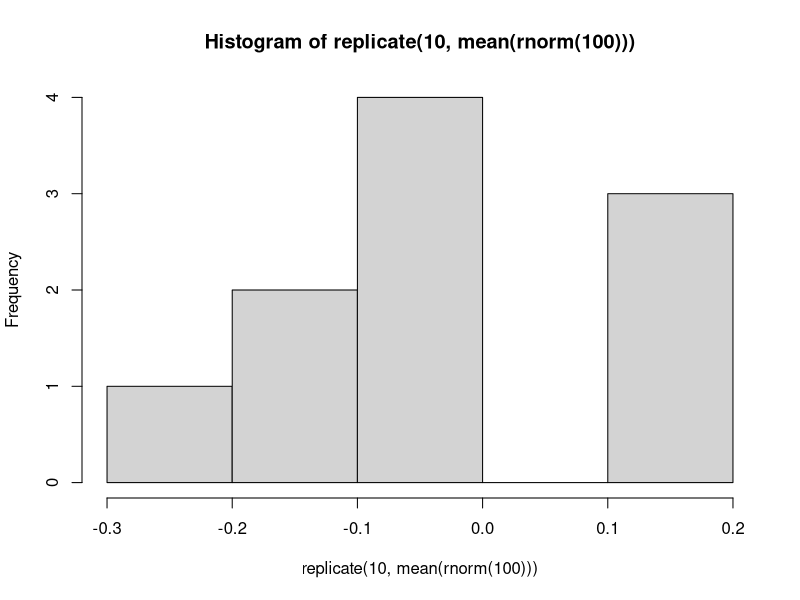
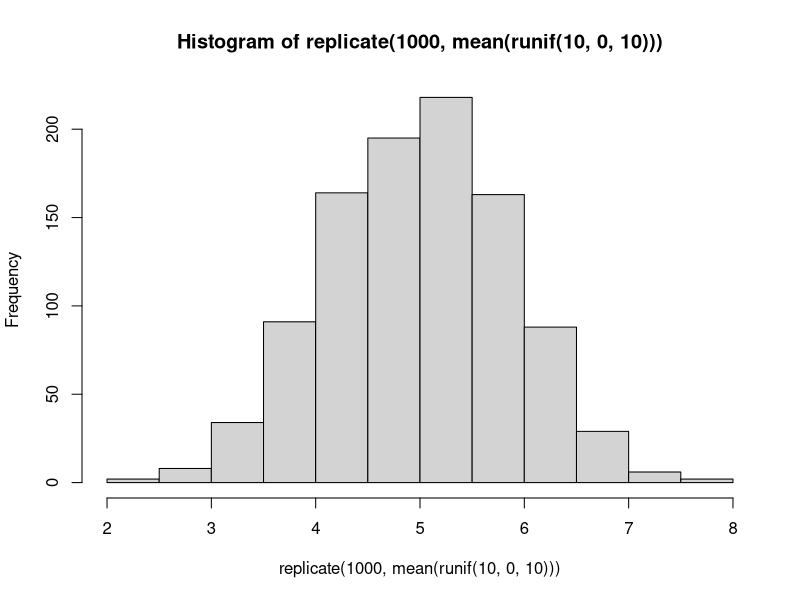
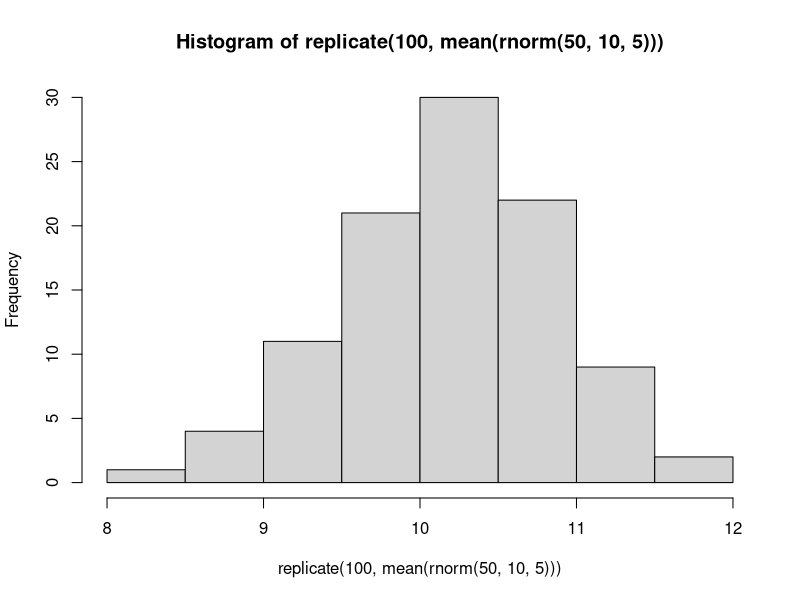
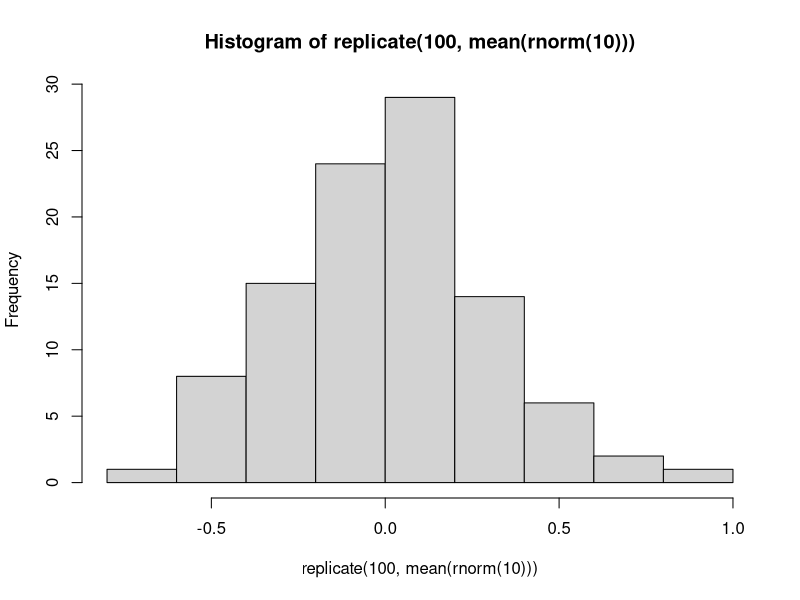
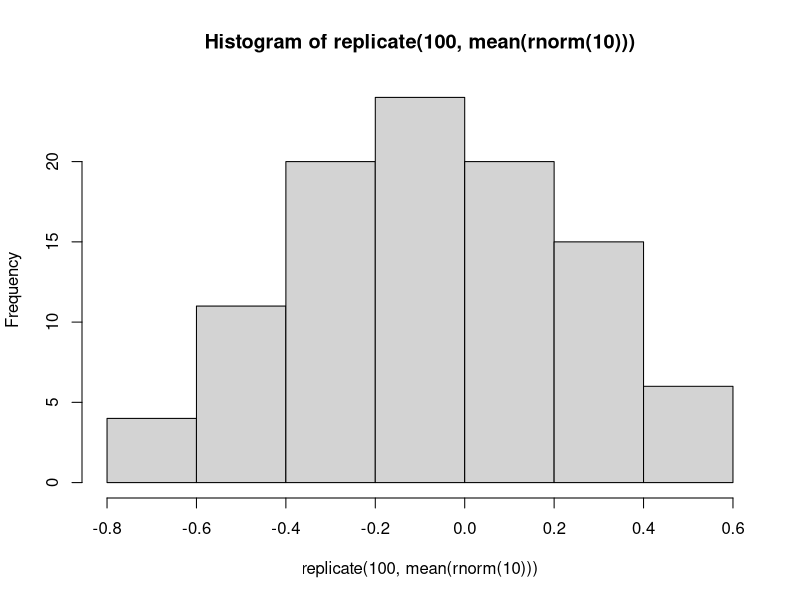
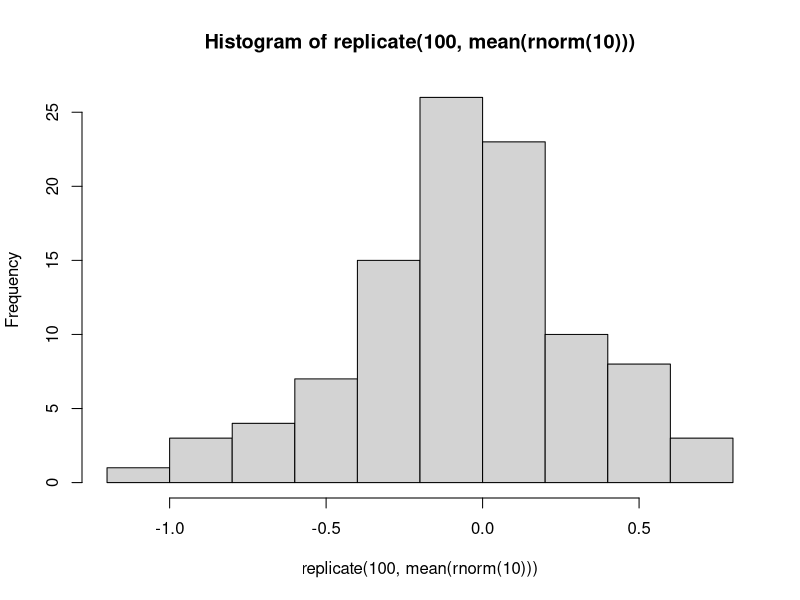
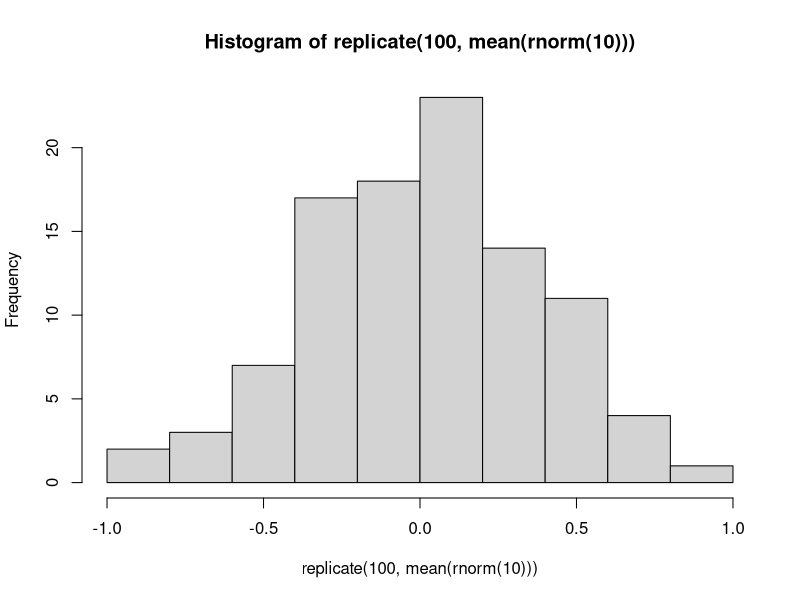
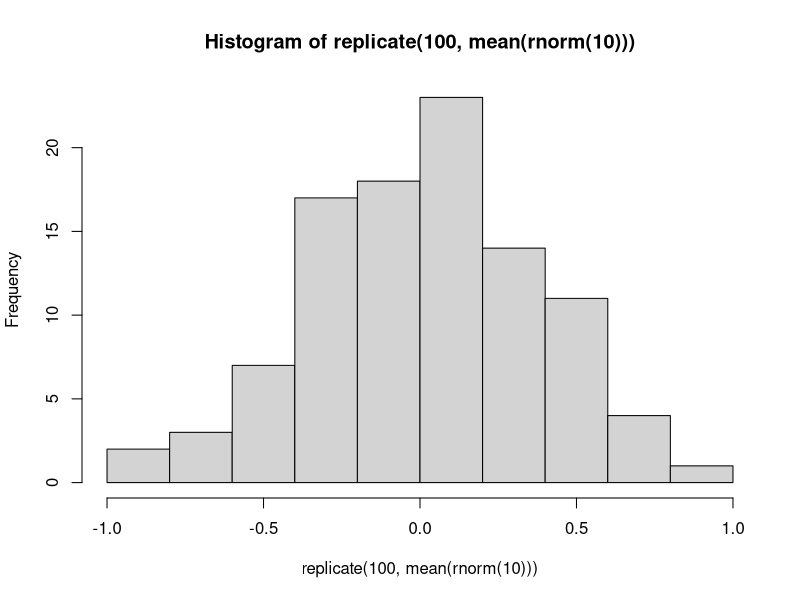

Recreate these plots in R, in order.
###############################################################################################################
# This R script contains                                                                                      #
#  - the examples shown in the step-by-step workshop pages                                                    #
#    (for you to run line-by-line to observe the outcome, or to modify and play with)                         #
#  - space called 'YOUR TURN' for you to write your own code to answer the exercices from the workshop pages  #
#  - a possible solution to those exercices (indented)                                                        #
###############################################################################################################

#~~~~~~~~~ Random Numbers Generators and sampling theory -----

# sample 

## x is a sequence
x <- 1:10
x
?sample # default: replace = FALSE
sample(x)
sample(x, replace = TRUE)
sample(letters, size = 10)
sample(x, size = 100, replace = TRUE)

## x is a vector of combined values
x <- c(1,5,8)
x
sample(x, size = 6, replace = TRUE)




# YOUR TURN: generate random numbers
## Sample 100 values between 3 and 103 with replacement









    ### possible solutions
    x <- 3:103
    sample(x, 100, replace=TRUE)



# random number generator drawing from specific distributions
?runif  # runif(n, min, max) 
?rpois  # rpois(n, lambda) 
?rnorm  # rnorm(n, mean, sd) 
?rbinom # rbinom(n, prob)	



# YOUR TURN: generate random numbers
## Draw 100 values from a normal distribution with a mean of 0 and a sd of 1


    
    
    
    
    
    

    ### possible solutions
    rnorm(n=100, mean=0, sd=1)
    rnorm(100,0,1) # you do not need to label the arguments if you provide them in their default order
    rnorm(100) # if you sample from a normal distribution with a mean of 0 and a sd of 1, you do not need to provide them, they are the defaults

## Draw 50 values from a normal distribution with a mean of 10 and sd of 5


    
    
    
    
    
    

    ### possible solutions
    rnorm(50, 10, 5) 
    rnorm(sd=5, mean=10, n=50) # if you do not know what order is the default, label your arguments and input them in the order you want!

## Draw 1000 values from a poisson distribution with a lambda of 50


    
    
    
    
    
    

    ### possible solutions
    rpois(n=1000, lambda=50)
    rpois(1000, 50)

## Draw 30 values from a uniform distribution between 0 and 10


    
    
    
    


    ### possible solutions
    runif(n=30, min=0, max=10)
    runif(30, 0, 10)




# repeat 
?replicate # replicate(n, expression)
rnorm(10)
mean(rnorm(10))
replicate(10,rnorm(10))
replicate(10, mean(rnorm(100)))
hist(replicate(10, mean(rnorm(100))))

# YOUR TURN: generate random numbers, repeat, and plot
## Replicate 1000 times the mean of 10 values drawn from a unifrom distribution between 0 and 10  









    ### possible solutions
    replicate (1000, mean(runif(10, 0, 10)))
    hist(replicate (1000, mean(runif(10, 0, 10))))


## Replicate 100 times the mean of 50 values drawn from a normal distribution of mean 10 and standard deviation 5  




    
    
    
    
    
    
    ### possible solutions
    replicate (100, mean(rnorm(50, 10, 5)))
    hist(replicate (100, mean(rnorm(50, 10, 5))))



# set seed
hist(replicate(100, mean(rnorm(10))))
hist(replicate(100, mean(rnorm(10))))
hist(replicate(100, mean(rnorm(10))))

set.seed(10)
hist(replicate(100, mean(rnorm(10))))

set.seed(10)
hist(replicate(100, mean(rnorm(10))))


# defining sample size within a replication
## single random sample of normal distribution N(0,1) with n=10
set.seed(10)
x <- rnorm(10, mean=0, sd=1)
hist(x, breaks=10, col="grey", xlim=c(-4,4))
abline(v=0, col="red", lty=2, lwd=2)
abline(v=mean(x), col="blue", lwd=2)
par(xpd=TRUE) # turn off clipping of legend
legend(0.9,1.5, c("mean(x)", "0"), 
       lty=c(1, 2), 
       col=c("blue","red"))

## 24 sims of same distribution N(0,1) with n=10
set.seed(10)
x24 <- replicate(24, rnorm(10,0,1))
par(mfrow=c(3,8), mar=c(0,0,0,0))
x24Plot <- apply(x24,2,function(x){
               hist(x, col="grey", xlim=c(-5,5), ylim=c(0,7), breaks=c(-5:5),
                    main="", ylab="", xlab="", xaxt="n", yaxt="n")
               abline(v=mean(x), col="blue", lwd=2)
               abline(v=0, col="red", lty=2, lwd=2)
                })

## distribution of mu and sd from 24 sims N(0,1) with n=10
par(mfrow=c(1,2), mar=c(5,5,1,1))
hist(apply(x24, 2, mean), main="Mean",col="grey", xlim=c(-1,1))
abline(v=0, col="red", lty=2, lwd=2)
hist(apply(x24, 2, sd), main="SD",col="grey", xlim=c(0.6,1.4))
abline(v=1, col="red", lty=2, lwd=2)

## 24 sims of same distribution N(0,1) with n=1000
set.seed(10)
x24b <- replicate(24, rnorm(1000,0,1))
par(mfrow=c(3,8), mar=c(0,0,0,0))
x24bPlot <- apply(x24b,2,function(x){
               hist(x, col="grey", xlim=c(-5,5), ylim=c(0,500), breaks=c(-5:5),
                    main="", ylab="", xlab="", xaxt="n", yaxt="n")
               abline(v=mean(x), col="blue", lwd=2)
               abline(v=0, col="red", lty=2, lwd=2)
               })

## distribution of mu and sd from 24 sims N(0,1) with n=1000
par(mfrow=c(1,2), mar=c(5,5,1,1))
hist(apply(x24b, 2, mean), main="Mean",col="grey", xlim=c(-1,1))
abline(v=0, col="red", lty=2, lwd=2)
hist(apply(x24b, 2, sd), main="SD",col="grey", xlim=c(0.6,1.4))
abline(v=1, col="red", lty=2, lwd=2)

## distribution of mu and sd from 1000 sims N(0,1) with n=10
set.seed(10)
x1000 <- replicate(1000, rnorm(10,0,1))
par(mfrow=c(1,2), mar=c(5,5,1,1))
hist(apply(x1000, 2, mean), main="Mean",col="grey")
abline(v=0, col="red", lty=2, lwd=2)
hist(apply(x1000, 2, sd), main="SD",col="grey")
abline(v=1, col="red", lty=2, lwd=2)


#~~~~~~~~~ Functions -----

# writing a function
    ## function syntax:
    ## AwesomeFunctionName <- function(argument1, argument2,…){
    ##                                                         do stuff here
    ##                                                        }

# YOUR TURN: write a function that takes input "nrep", replicates (mean(rnorm(100))) nrep
# times, and draws a histogram of the results












    ### possible solutions
    #### step 1: the action
    mean(rnorm(100))
    #### step 2: replicate the action 1000 times
    replicate(1000, mean(rnorm(100)))
    #### step 3: plot the outcome of those simulations
    hist(replicate(1000, mean(rnorm(100))))
    #### step 4: replicate the action nrep time, with nrep defined outside the function
    nrep <- 1000
    replicate(nrep, mean(rnorm(100)))
    #### step 5: wrap it in a function:
    histrnorm100 <- function (nrep){
      hist(replicate(nrep, mean(rnorm(100))))
    }
    #### step 6: check that the function works
    histrnorm100(9)
    histrnorm100(1000)

    
# YOUR TURN: modify your function
## to draw a histogram of nrep mean(rnorm(n)), where n is another input






    
    
    
    
    
    
    

    
    
    ### possible solutions
    #### step 4: define parameters outside the function
    nrep <- 100
    n <- 10
    replicate(nrep, mean(rnorm(n)))
    #### step 5: wrap the action in a function:
    histrnorm_n <- function (nrep, n){
      hist(replicate(nrep, mean(rnorm(n))))
    }
    #### step 6: check that the function works
    histrnorm_n(10,10)
    histrnorm_n(10,100)
    histrnorm_n(100,100)
    histrnorm_n(1000,100)
    


#~~~~~~~~~ First simulation -----

# YOUR TURN: draw from the same normal distribution twice 
## and see if the sample differ from each other
## will they differ significantly in 5% of the nrep?
### Figure out how to do a t.test in R  
### Generate two vectors of 10 values drawn from N(0,1) and compare them with a t test  
### Figure out how to extract the p-value from that object (use `str` and your subsetting skills)
### Write a function simT that generates two vectors of n random normals, compare them with a t test and return the p-value  
### Repeat with nrep=20 and draw a histogram for n=10
### Repeat with nrep=100 and draw a histogram for n=10    
    
    
    
    
    
    
    
    
    
    
    
    
    
    

    
    ### possible solutions
    #### Figure out how to do a t.test in R
    ?t.test
    #### Generate two vectors of 50  N(0,1) 
    x1 <- rnorm(50,0,1)
    x2 <- rnorm(50,0,1)
    #### Compare them with a t test
    t.test(x1,x2)
    #### extract p value
    str(t.test(x1,x2))
    t.test(x1,x2)$p.value
    #### write function 
    simT <- function(n){
    x1 <- rnorm(n,0,1)
    x2 <- rnorm(n,0,1)
    t.test(x1, x2)$p.value 
    }
    #### test function
    simT(50)
    
    #### repeat function for n = 10 and for different nrep and plot
    par(mfrow=c(1,2))
    simTRep <- replicate(20, simT(10))
    hist(simTRep, col="grey", breaks=21, main = "nrep=20, n=10", xlab="pvalue")
    abline(v=0.05, lwd=2, lty=2, col="red")
    
    simTRep2 <- replicate(100, simT(10))
    hist(simTRep2, col="grey", breaks=21, main = "nrep=100, n=10", xlab="pvalue")
    abline(v=0.05, lwd=2, lty=2, col="red")
    
    #### repeat function for nrep = 1000 and various n
    par(mfrow=c(1,2))
    simTRep <- replicate(1000, simT(10))
    hist(simTRep, col="grey", breaks=21, main = "nrep=1000, n=10", xlab="pvalue")
    abline(v=0.05, lwd=2, lty=2, col="red")
    
    simTRep2 <- replicate(1000, simT(100))
    hist(simTRep2, col="grey", breaks=21, main = "nrep=1000, n=100", xlab="pvalue")
    abline(v=0.05, lwd=2, lty=2, col="red")


# YOUR TURN: draw from the same distribution twice 
## using a poisson with lambda = 3 rather than normal distribution
## and see how t.test performs

hist(rpois(100,3))














    ### possible solutions
    #### write new function
    simTpoiss <- function(n){
      x1 <- rpois(n,3)
      x2 <- rpois(n,3)
      t.test(x1, x2)$p.value 
    }
    
    #### repeat function for n = 10 and for different nrep and plot
    par(mfrow=c(1,2))
    hist(replicate(20, simTpoiss(10)), breaks =21,main="nrep = 20, n=10", xlab ='pvalue', col="grey")
    abline(v=0.05, lwd=2, lty=2, col="red")
    hist(replicate(100, simTpoiss(10)), breaks =21,main="nrep =100, n=10", xlab ='pvalue', col="grey")
    abline(v=0.05, lwd=2, lty=2, col="red")
    
    #### repeat function for nrep = 1000 and various n
    par(mfrow=c(1,2))
    hist(replicate(1000, simTpoiss(10)), breaks =21, main="nrep = 1000, n=10", xlab ='pvalue', col="grey")
    abline(v=0.05, lwd=2, lty=2, col="red")
    hist(replicate(1000, simTpoiss(100)), breaks =21,main="nrep = 1000, n=100", xlab ='pvalue', col="grey")
    abline(v=0.05, lwd=2, lty=2, col="red")
    

    
#~~~~~~~~~ Simulating an effect  -----

# we can calculate the power of a t.test for a given sample size using:
power.t.test(n = NULL, delta = 0.5, sd = 1, sig.level = 0.05, power = 0.8)
# the required sample size is 64 per group.

# YOUR TURN: Use your simulation skills to work out the power of a t-test for a given sample size through simulation.
## Write a function which:
### 1. Draws from two random normal distributions with different means and a given sample size
### 2. Compares the means with a t.test and extracts the p.value
## Then, use that function to replicate the function 1000 times using the parameters used in the power calculation.
## Calculate the proportion of p-values that are <0.05











    ### possible solution
    #### write new function 
    simT2 <- function(n, m1, m2) {
      ##### n is sample size per group, m1 is mean of group 1, m2 is mean of group 2
      x1 <- rnorm(n, m1)
      x2 <- rnorm(n, m2)
      t.test(x1, x2)$p.value
    }
    
    ##### repeat the function 1000 times 
    ##### note that we are using a difference of 0.5 between means to match the "delta" 
    ##### used in the power calcution 
    set.seed(100)
    p <- replicate(1000, simT2(n = 64, m1 = 0, m2 = 0.5))
    
    #### plot the results
    par(mfrow=c(1,1))
    hist(p, breaks =21,main="nrep = 1000, n=64, delta = 0.5", xlab ='pvalue', col="grey")
    abline(v=0.05, lwd=2, lty=2, col="red")
    
    #### calculate the proportion "significant" 
    prop.table(table(p<0.05))
    #### power is the probability that the test correctly rejects the null. Since we
    #### know the population paramaters (as we set them in our simulation), we know
    #### that there really is a difference, and the null should be rejected. The power
    #### is therefore the proportion of p.values <0.05
    
    # compare that to calculating the "power" parameter using the function below with all the other parameters provided (including n)
    power.t.test(n = 64, delta = 0.5, sd = 1) # the results are similar

    
#~~~~~~~~~ Simulating for a preregistration  -----
